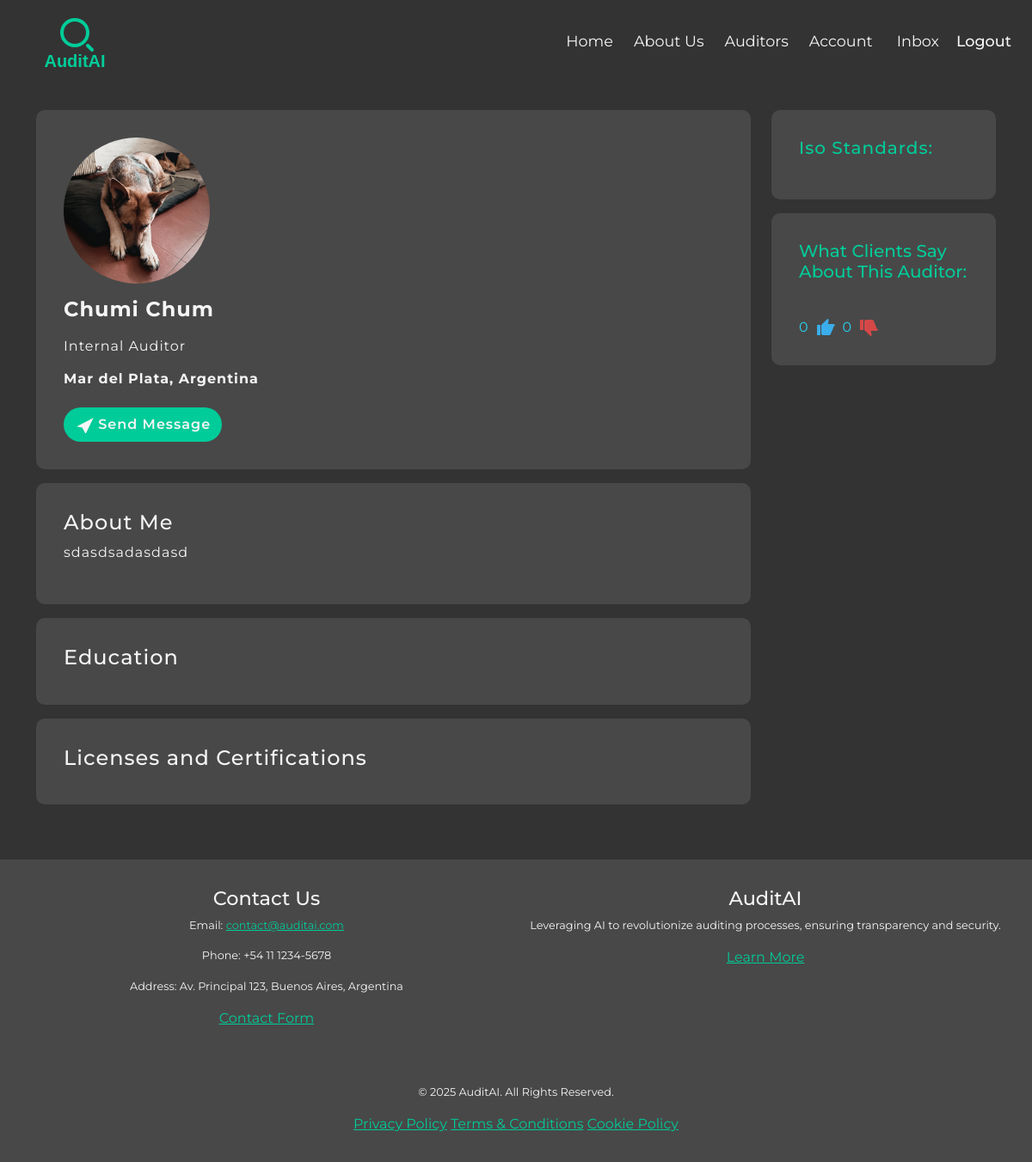
The app's page /auditors/auditor-profile/1 (signed in) with its own data.
### auditors/models.py (models this page shows, shortened)
class AuditorProfile(models.Model):
    AUDITOR_ROLE_CHOICES = [
    ('internal', 'Internal Auditor'),
    ('lead', 'Lead Auditor'),
    ('external', 'External Auditor'),
]
    user = models.OneToOneField(CustomUser, on_delete=models.CASCADE)
    name = models.CharField(max_length= 50 )
    surname = models.CharField(max_length= 50)
    document = models.CharField(max_length=60, unique=True)
    phone = models.CharField(max_length=50)
    bio = models.TextField(null=True, blank=True)
    profile_image = models.ImageField(  upload_to='auditors/profile_images', default= 'auditors/profile_images/default.png',  null=True, blank=True)
    country = models.ForeignKey("Country", on_delete=models.SET_NULL, null = True )
    location = models.CharField( max_length=80 )
    competency = models.CharField(max_length= 50, choices= AUDITOR_ROLE_CHOICES, blank=True, null=True)
    iso_standards = models.ManyToManyField('IsoStandard', blank = True)

class Country(models.Model):
    name = models.CharField(max_length=200,  null=True, blank=True)
    language = models.CharField(max_length=100, null=True, blank=True)
    timezone = models.CharField(max_length=50, null=True, blank=True)
    def __str__(self):
        return self.name or "Unnamed Country"
    class Meta:
        verbose_name_plural = "Countries"

### auditors/views/auditor_profile.py (the view)
# urls.py: path('auditor-profile/<str:pk>', auditor_profile, name = 'auditor-profile' ),
def auditor_profile(request, pk):
    auditor = get_object_or_404(AuditorProfile, id=pk)
    reviews_up_count = auditor.review_set.filter(value = 'up').count()
    reviews_down_count = auditor.review_set.filter(value = 'down').count()
    context = {
        'auditor': auditor,
        'reviews_up': reviews_up_count,
        'reviews_down': reviews_down_count,
    }
    return render(request, 'auditors/auditor-profile.html', context)

### inbox/context_processors.py (called while the page is built)
def inbox_unread_count(request):
    if request.user.is_authenticated:
        count = Message.objects.filter(recipient = request.user, is_read = False).count()
    else:
        count = 0
    context = {'inbox_unread_count': count}
    return context

### auditors/templates/auditors/auditor-profile.html (shortened to what this page needs)
{% extends 'base.html' %}
{% block content %}
{% include 'navbar.html' %}
<main class="main">
  <div class="container">
    <div class="row profile">
      <div class="col-md-9">
        <div class=" profile__main">
          <div class="profile__flex">
            <section class="profile__photo">
              <img src="{{auditor.profile_image.url}}" class="profile__photo-image" alt="Foto del auditor">
            </section>
          </div>
          <div class="profile__description">
            <h4 class="profile__name"><strong>{{auditor.name|title}}</strong> <strong>{{auditor.surname|title}}</strong></h4>
            <p>{{auditor.competency|title}} Auditor</p>
            <h6 class="profile__location">
              <strong>
                {% if auditor.location and auditor.country %}
                {{ auditor.location }}, {{auditor.country}}
                {% endif %}
              </strong>
            </h6>
            {% if request.user.is_authenticated and request.user != auditor.user %}
            <a href="{% url 'send-message' auditor.user.id %}" class="btn profile__send_message"><svg
                xmlns="http://www.w3.org/2000/svg" width="22" height="22" fill="currentColor" class="bi bi-send"
                viewBox="0 0 16 16">
                <path
                  d="M15.964 0.686a.5.5 0 0 1 .023.812L1.57 8.948l4.656.95 2.52 4.376a.5.5 0 0 0 .91-.137l6.307-13a.5.5 0 0 1 .001-.451z" />
              </svg> Send Message</a>
            {% endif %}
          </div>
        </div>
        <div class="profile__about_me">
          <h4>About Me</h4>
          <p>{{auditor.bio}}</p>
        </div>
        <div class="profile__education">
          <h4>Education</h4>
        </div>
        <div class="profile__licenses">
          <h4>Licenses and Certifications</h4>
        </div>
      </div>
      <div class="col-md-3   profile__sidebar">
        <section class="profile__iso_standars">
          <h5 class="profile__iso_standars-title">Iso Standards:</h5>
        </section>
        <section class="profile__reviews">
          <h5>What Clients Say About This Auditor:</h5>
          <div class="profile__thumbs">
            <span id="thumb-up-count" >
              {{ reviews_up }}
            </span>
            <span class="profile__thumb-up"  data-vote-type="up"  data-auditor="{{ auditor.id }}" >
              <svg  xmlns="http://www.w3.org/2000/svg" width="24" height="24"
                fill="var(--light-blue)" viewBox="0 0 24 24">
                <path
                  d="M2 21h4V9H2v12zM23 10c0-1.1-.9-2-2-2h-6.31l.95-4.57.03-.32a1 1 0 0 0-.29-.7L14.17 2 7.59 8.59C7.22 8.95 7 9.45 7 10v9c0 1.1.9 2 2 2h7c.83 0 1.54-.5 1.84-1.22l3.02-7.05c.09-.23.14-.47.14-.73v-1z" />
              </svg>
            </span>
            <span id="thumb-down-count" >
              {{ reviews_down }}
            </span>
            <span class="profile__thumb-down"  data-vote-type="down"  data-auditor="{{ auditor.id }}" >
            </span>
          </div>
        </section>
      </div>
    </div>
  </div>
</main>
{% load static %}
{% endblock %}

### static/css/base/_variables.css (style rules this page uses)
:root { --soft-mint-green: #bef3e99f; --mint-green: #00CC99; --light-grey: #F5F5F5; --dark-grey: #333333; --medium-grey: #70707057; --soft-yellow: #FFD700; --light-blue: #3aadeb; --alert-success: rgba(137, 239, 214, 0.438); --alert-error: rgba(231, 72, 72, 0.888); }

### static/css/base/_main_styles.css (style rules this page uses)
* { box-sizing: border-box; margin: 0; padding: 0; }
html { font-size: 13px; }
body { background-color: var(--dark-grey); margin: 0; padding: 0; min-height: 100vh; display: flex; flex-direction: column; font-family: 'Montserrat', serif; }
.main { margin: 2rem 0 0 0; flex: 1; display: flex; flex-direction: column; justify-content: center; align-items: center; }

### static/css/components/_button.css (style rules this page uses)
.btn { padding: 0.5rem 0.8rem; background-color: var(--mint-green); color: var(--light-grey); border: none; border-radius: 999px; font-size: 1rem; font-weight: 600; cursor: pointer; transition: background-color 0.3s ease, transform 0.2s ease; text-align: center; display: inline-block; }

### home/static/home/css/_home.css (style rules this page uses)
@media (min-width: 992px) { html { font-size: 16px; } }

### auditors/static/auditors/css/auditor-profile.css (style rules this page uses)
.row { align-items: flex-start; }
.profile { color: var(--light-grey); }
.profile__main, .profile__education, .profile__licenses, .profile__about_me, .profile__iso_standars { padding: 2rem; background-color: var(--medium-grey); border-radius: 10px; margin-bottom: 1rem; letter-spacing: 1px; }
.profile__photo { display: flex; justify-content: flex-start; align-items: center; width: 170px; height: 170px; margin-bottom: 1rem; }
.profile__name { margin-bottom: 1rem; }
.profile__photo-image { width: 100%; height: 100%; max-height: 170px; max-width: 170px; border-radius: 50%; object-fit: cover; }
.profile__location { margin-top: 1rem; }
.profile__send_message { margin-top: 1rem; }
.profile__iso_standars, .profile__reviews { color: var(--mint-green); padding: 2rem; background-color: var(--medium-grey); border-radius: 10px; }
.profile__reviews { display: flex; flex-direction: column; }
.profile__thumbs { margin-top: 2rem; display: flex; align-items: flex-end; }
.profile__thumb-up, .profile__thumb-down { cursor: pointer; margin: 0 0.5rem; }
#thumb-up-count, #thumb-down-count { color: rgb(42, 211, 241); font-size: 1rem; }

### clients/static/clients/css/account.css (style rules this page uses)
.profile__flex { display: flex; justify-content: space-between; }

### records on screen
AuditorProfile: profile_image (picture), name "Chumi", surname "Chum", competency "Internal", location "Mar del Plata", country "Argentina", bio "sdasdsadasdasd"

### other values on screen
{{ reviews_up }} "0"
{{ reviews_down }} "0"
